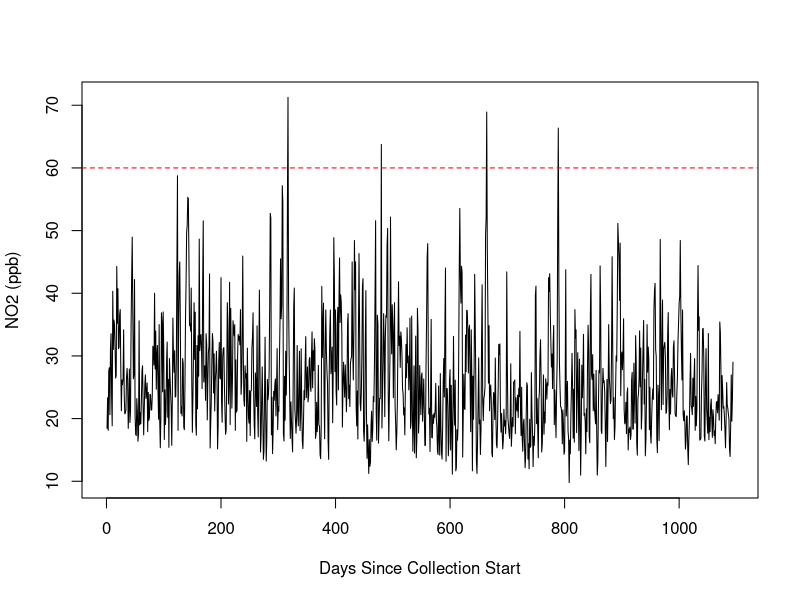
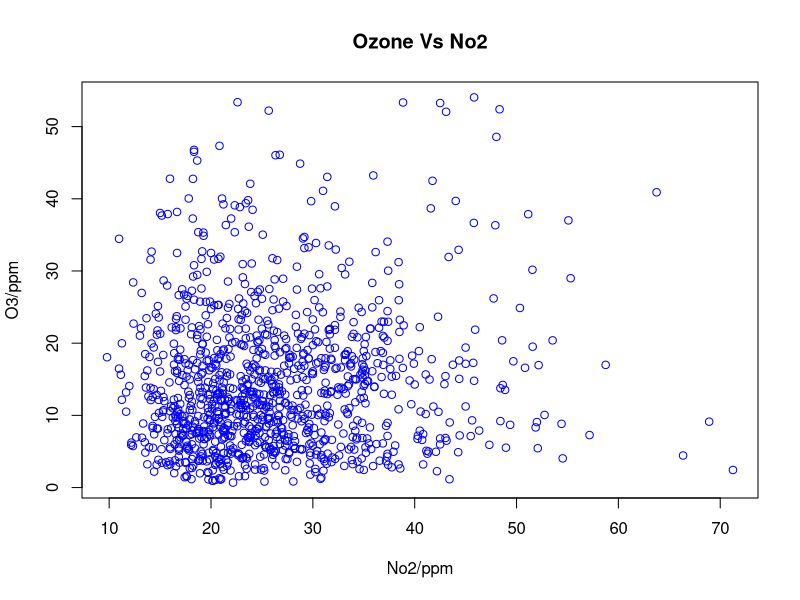

Reproduce these figures in R, in order.
## ---- chunk 1
#| label: load_data

ap <- read.csv(file = "5240-workshop03-data.csv", header = TRUE)
str(ap)
## ---- chunk 2
#| label: fig-no2
#| fig-cap: "Measurements of NO2 per day since start of collection."
plot(x = 1:1094, y = ap$no2, 
     type = 'l', xlab = "Days Since Collection Start", 
     ylab = "NO2 (ppb)")
     abline(h = 60 , col = "red",lty=2)
## ---- chunk 3
#| label: do_logical

answers <- ap$no2 > 60
str(answers)
## ---- chunk 4
answers[310:330] # here we are selecting the 310 through 330's element of the vector
## ---- chunk 5
sum(answers)
## ---- chunk 6
#| label: logical_example

our_numbers <- 1:20
our_logic <- ( our_numbers > 11 )
our_numbers
our_logic

our_numbers[ our_logic ]
## ---- chunk 7
lt_60 <- ap$no2 < 60
ap_lt60 <- ap$no2[lt_60]
length(ap_lt60)
length(ap$no2)

# Proportion 
sum(lt_60) / length(ap$no2)
## ---- chunk 8
#| label: outlier_removal_demo

no_outliers_dat <- ap[ our_logic, ]
str(no_outliers_dat)
## ---- chunk 9
#| label: fig-plot-o3-no2
plot(ap$no2,ap$o3,type = "p",
     xlab = "No2/ppm",
     ylab = "O3/ppm",
     col= "blue",
     main = "Ozone Vs No2")

## ---- chunk 10
#| label: fig-cor-o3-no2
corr <- cor(ap$o3,ap$no2,method="pearson")
# dependent 1st and independent 2nd
print(corr)
## ---- chunk 11
#| label: lm-o3-no2
linear_model <- lm(o3 ~ no2 , data = ap)
summary(linear_model)

## ---- chunk 12
#| label: fig-line-of-best-fit

## ---- chunk 13
#| label: no2-data-frame

## ---- chunk 14
#| label: o3-predictions

